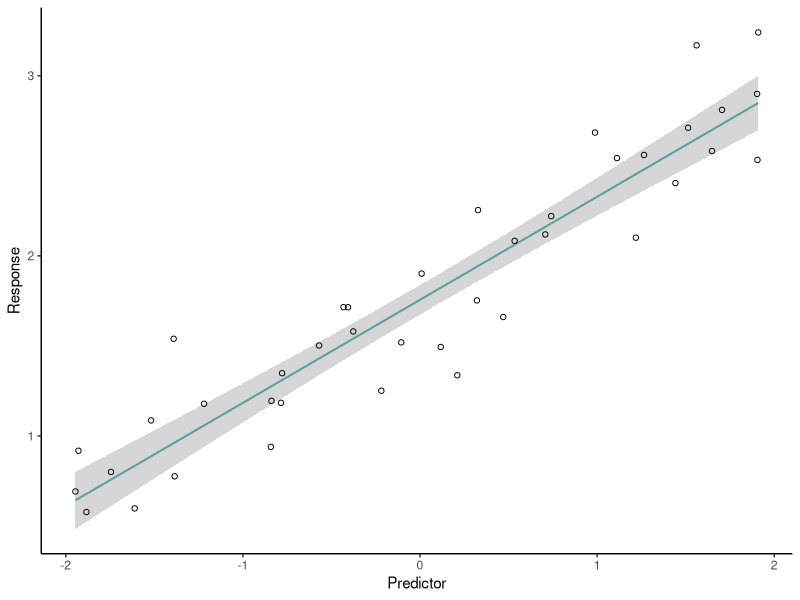
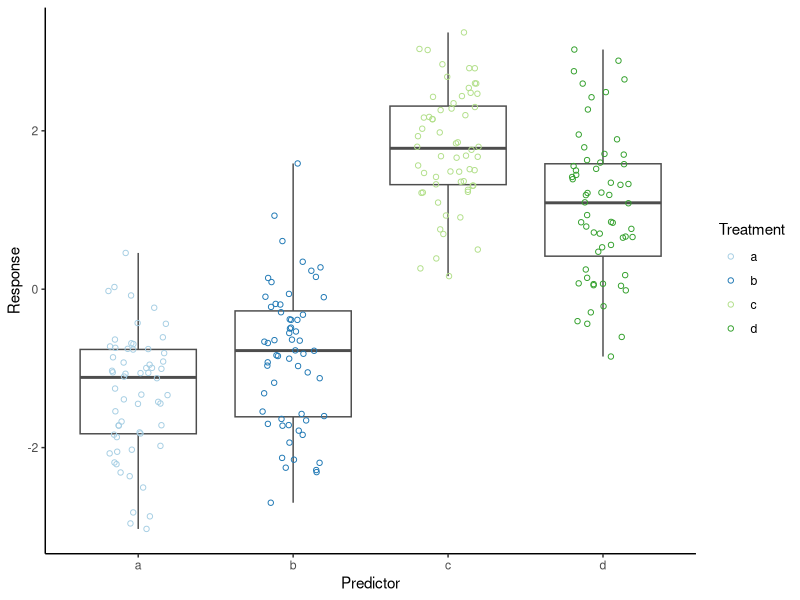

Write R code to recreate these figures, in order.
# H2 Data Science
# UG308490
# L01 - introduction 



library(tidyverse); theme_set(theme_classic())

# example continuous predictor
N <- 40
b <- runif(2, -2, 2)
sigma <- runif(1, 0.2, 1)
reg_df <- tibble(x=runif(N, -2, 2),
                 y=rnorm(N, b[1] + x*b[2], sigma))
reg.gg <- ggplot(reg_df, aes(x, y)) + 
  stat_smooth(method="lm", formula=y~x, colour="cadetblue", linewidth=0.7) + 
  geom_point(shape=1) + 
  labs(x="Predictor", y="Response")
ggsave("figs/L01_regression_examp.png", reg.gg, width=3, height=3)


# example categorical predictor
N <- 60
g <- 4
b <- runif(g, -2, 2)
sigma <- runif(1, 0.5, 1)
aov_df <- tibble(x=rep(1:g, each=N),
                 x_fac=factor(x, levels=1:g, labels=letters[1:g]),
                 y=rnorm(N*g, b[x], sigma))

aov.gg <- ggplot(aov_df, aes(x_fac, y, colour=x_fac)) + 
  geom_boxplot(colour="grey30", outlier.colour=NA) + 
  geom_jitter(shape=1, width=0.2) + 
  scale_colour_brewer("Treatment", type="qual", palette="Paired") +
  labs(x="Predictor", y="Response")
ggsave("figs/L01_anova_examp.png", aov.gg, width=4, height=3)
